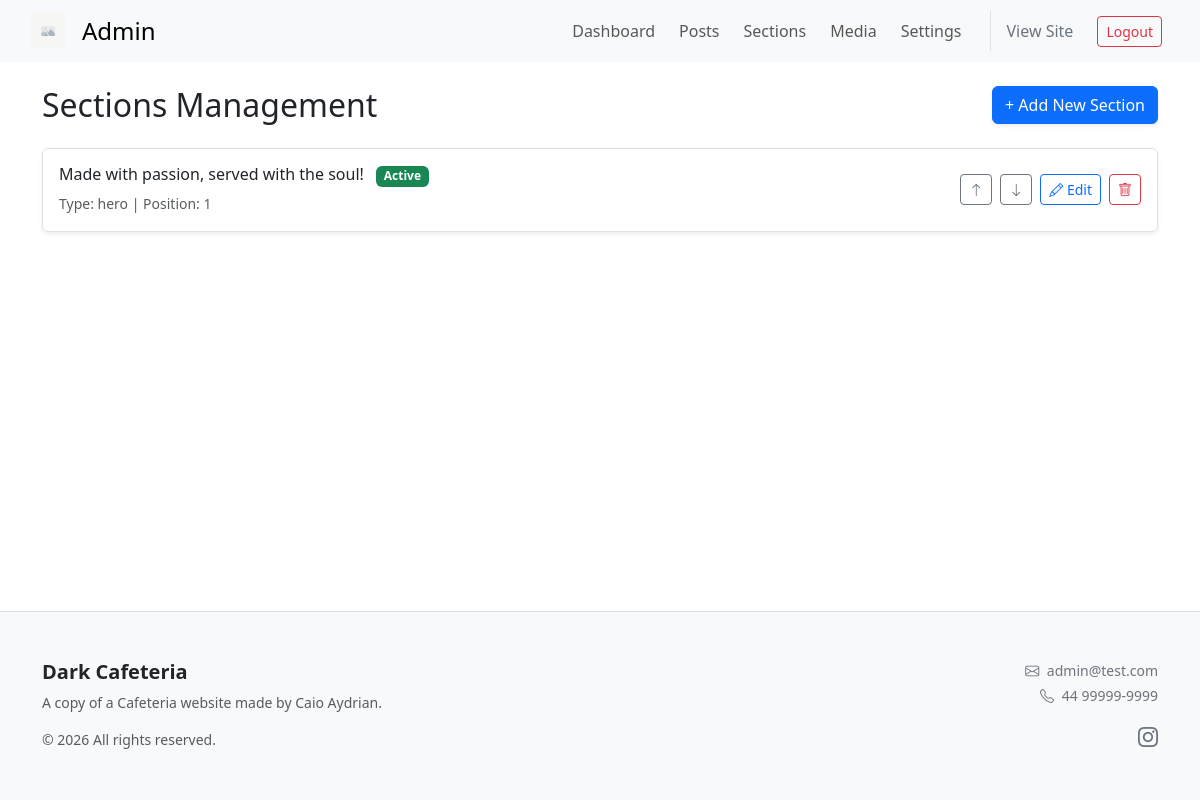
Screenshot of /admin/sections (signed in) with the database file from the repository.
### tables this page shows
CREATE TABLE sections (
    id INT UNSIGNED AUTO_INCREMENT PRIMARY KEY,
    type VARCHAR(50) NOT NULL,
    position INT UNSIGNED NOT NULL,
    enabled BOOLEAN NOT NULL DEFAULT TRUE,
    config JSON NOT NULL,
    created_at TIMESTAMP NOT NULL DEFAULT CURRENT_TIMESTAMP,
    updated_at TIMESTAMP NOT NULL DEFAULT CURRENT_TIMESTAMP
        ON UPDATE CURRENT_TIMESTAMP
);

### public/index.php (called while the page is built, shortened)
<?php
$uri = parse_url($_SERVER['REQUEST_URI'], PHP_URL_PATH);
handleRequest($uri);

### backend/core/database.php (called while the page is built)
<?php
function getDbConnection(): PDO
{
    static $pdo = null;
    if ($pdo === null) {
        try {
            $dsn     = 'mysql:host=127.0.0.1;dbname=cms_db;charset=utf8mb4';
            $options = [
                PDO::ATTR_ERRMODE            => PDO::ERRMODE_EXCEPTION,
                PDO::ATTR_DEFAULT_FETCH_MODE => PDO::FETCH_ASSOC,
            ];
            $pdo = new PDO($dsn, 'root', '', $options);
        } catch (PDOException $e) {
            http_response_code(500);
            exit('Database connection failed.');
        }
    }
    return $pdo;
}

### backend/models/Model.php (called while the page is built, shortened)
<?php
require_once __DIR__ . '/../core/database.php';
abstract class Model
{
    public function __construct()
    {
        $this->db = getDbConnection();
    }
}

### backend/models/Section.php (called while the page is built, shortened)
<?php
require_once __DIR__ . '/Model.php';
class Section extends Model
{
    public function getAll(): array
    {
        $stmt = $this->db->query("SELECT * FROM sections ORDER BY position ASC");
        return $stmt->fetchAll();
    }
}

### views/admin/sections.php (the view, shortened to what this page needs)
<?php
require_once __DIR__ . '/../../backend/models/Section.php';
$sectionModel = new Section();
$sections = $sectionModel->getAll();
?>
<div class="d-flex justify-content-between align-items-center mb-4">
    <h2 class="mb-0">Sections Management</h2>
    <button type="button" class="btn btn-primary shadow-sm" data-bs-toggle="modal" data-bs-target="#sectionFormModal" onclick="resetForm()">
        + Add New Section
    </button>
</div>
<div id="sections-list-container">
    <?php if (empty($sections)): ?>
        <div class="card shadow-sm border-0">
            <div class="card-body text-center py-5">
                <h5 class="text-muted mb-3">No sections found</h5>
                <p class="text-muted mb-0">You haven't created any homepage sections yet.</p>
            </div>
        </div>
    <?php else: ?>
        <div class="list-group shadow-sm">
            <?php foreach ($sections as $section):
                $config = json_decode($section['config'], true);
                $badgeClass = $section['enabled'] ? "bg-success" : "bg-secondary";
                $badgeText = $section['enabled'] ? "Active" : "Inactive";
                $title = !empty($config['title']) ? $config['title'] : strtoupper($section['type']);
            ?>
                <div class="list-group-item list-group-item-action d-flex justify-content-between align-items-center p-3">
                    <div>
                        <h6 class="mb-1"><?= htmlspecialchars($title) ?> <span class="badge <?= $badgeClass ?> ms-2"><?= $badgeText ?></span></h6>
                        <small class="text-muted">Type: <?= htmlspecialchars($section['type']) ?> | Position: <?= htmlspecialchars($section['position']) ?></small>
                    </div>
                    <div class="d-flex gap-2 align-items-center">
                        <form method="POST" class="m-0">
                            <button type="submit" class="btn btn-sm btn-outline-secondary" title="Move Up">
                                <i class="bi bi-arrow-up"></i>
                            </button>
                        </form>
                        <form method="POST" class="m-0">
                            <button type="submit" class="btn btn-sm btn-outline-secondary" title="Move Down">
                                <i class="bi bi-arrow-down"></i>
                            </button>
                        </form>
                        <button class="btn btn-sm btn-outline-primary" onclick='editSection(<?= htmlspecialchars(json_encode($section), ENT_QUOTES, "UTF-8") ?>)'>
                            <i class="bi bi-pencil"></i> Edit
                        </button>
                        <form method="POST" class="m-0" onsubmit="return confirm('Are you sure you want to delete this section?');">
                            <button type="submit" class="btn btn-sm btn-outline-danger">
                                <i class="bi bi-trash"></i>
                            </button>
                        </form>
                    </div>
                </div>
            <?php endforeach; ?>
        </div>
    <?php endif; ?>
</div>
<?php
require_once __DIR__ . '/../layouts/admin.php';
?>

### rows the page displays
sections: config "Made with passion, served with the soul!", enabled "Active", type "hero", position "1"

### other values shown
$globalSettings['site_name'] "Dark Cafeteria"
$globalSettings['site_description'] "A copy of a Cafeteria website made by Caio Aydrian."
$globalSettings['contact_email'] "admin@test.com"
$globalSettings['phone'] "44 99999-9999"
